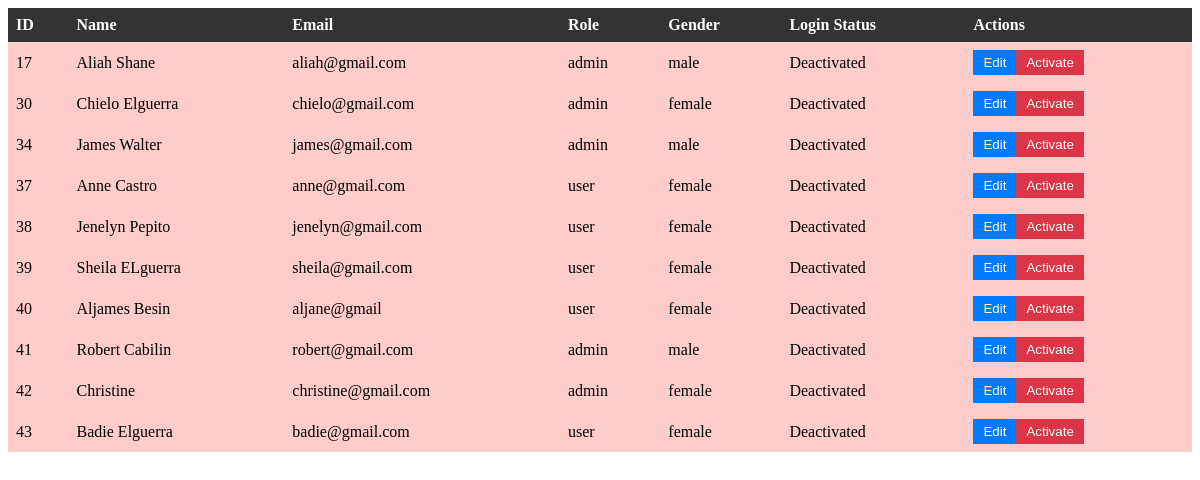
/Admin/members.php, run on the app's committed database.
### tables this page shows
CREATE TABLE `users` (
  `ID` int(11) NOT NULL,
  `name` varchar(255) NOT NULL,
  `email` varchar(255) NOT NULL,
  `password` varchar(255) NOT NULL,
  `role` enum('admin','user','others') NOT NULL,
  `gender` enum('male','female','others') NOT NULL,
  `login_status` tinyint(1) NOT NULL DEFAULT 0
);

### Admin/members.php (the view, shortened to what this page needs)
<?php
$servername = "localhost";
$username = "root";
$password = "";
$dbname = "sd_208";
$conn = new mysqli($servername, $username, $password, $dbname);
$sql = "SELECT ID, name, email, role, gender, login_status FROM users";
$result = $conn->query($sql);
$html = '<table id="userTable" class="table table-bordered table-striped">
            <thead class="thead-dark">
                <tr>
                    <th>ID</th>
                    <th>Name</th>
                    <th>Email</th>
                    <th>Role</th>
                    <th>Gender</th>
                    <th>Login Status</th>
                    <th>Actions</th>
                </tr>
            </thead>
            <tbody>';
if ($result->num_rows > 0) {
    while ($row = $result->fetch_assoc()) {
        $html .= '<tr';
        if ($row["login_status"] == 0) {
            $html .= ' class="deactivated"';
        }
        $html .= '>';
        $html .= '<td>' . $row["ID"] . '</td>';
        $html .= '<td>' . $row["name"] . '</td>';
        $html .= '<td>' . $row["email"] . '</td>';
        $html .= '<td>' . $row["role"] . '</td>';
        $html .= '<td>' . $row["gender"] . '</td>';
        $html .= '<td>' . ($row["login_status"] == 1 ? "Active" : "Deactivated") . '</td>';
        $html .= '<td>';
        $html .= '<button class="btn btn-primary btn-sm" onclick="handleUserAction(\'edit\', ' . $row["ID"] . ')">Edit</button>';
        $html .= '<button class="btn btn-danger btn-sm" onclick="handleUserAction(\'toggleActivation\', ' . $row["ID"] . ')">' . ($row["login_status"] == 1 ? "Deactivate" : "Activate") . '</button>';
        $html .= '</td>';
        $html .= '</tr>';
    }
} else {
    $html .= '<tr><td colspan="7">No records found</td></tr>';
}
$html .= '</tbody></table>';
echo $html;
?>
<!DOCTYPE html>
<html lang="en">
<head>
    <link rel="stylesheet" href="members.css">
</head>
<body

### Admin/members.css (style rules this page uses)
table { width: 100%; border-collapse: collapse; }
th, td { padding: 8px; text-align: left; }
th { background-color: #333; color: white; }
tr.deactivated { background-color: #ffcccc; }
.btn { padding: 5px 10px; border: none; cursor: pointer; }
.btn-primary { background-color: #007bff; color: white; }
.btn-danger { background-color: #dc3545; color: white; }

### data on the page
users: ID "17", name "Aliah Shane", email "aliah@gmail.com", role "admin", gender "male", login_status "Deactivated"
users: ID "30", name "Chielo Elguerra", email "chielo@gmail.com", role "admin", gender "female", login_status "Deactivated"
users: ID "34", name "James Walter", email "james@gmail.com", role "admin", gender "male", login_status "Deactivated"
users: ID "37", name "Anne Castro", email "anne@gmail.com", role "user", gender "female", login_status "Deactivated"
users: ID "38", name "Jenelyn Pepito", email "jenelyn@gmail.com", role "user", gender "female", login_status "Deactivated"
users: ID "39", name "Sheila ELguerra", email "sheila@gmail.com", role "user", gender "female", login_status "Deactivated"
users: ID "40", name "Aljames Besin", email "aljane@gmail", role "user", gender "female", login_status "Deactivated"
users: ID "41", name "Robert Cabilin", email "robert@gmail.com", role "admin", gender "male", login_status "Deactivated"
users: ID "42", name "Christine", email "christine@gmail.com", role "admin", gender "female", login_status "Deactivated"
users: ID "43", name "Badie Elguerra", email "badie@gmail.com", role "user", gender "female", login_status "Deactivated"
